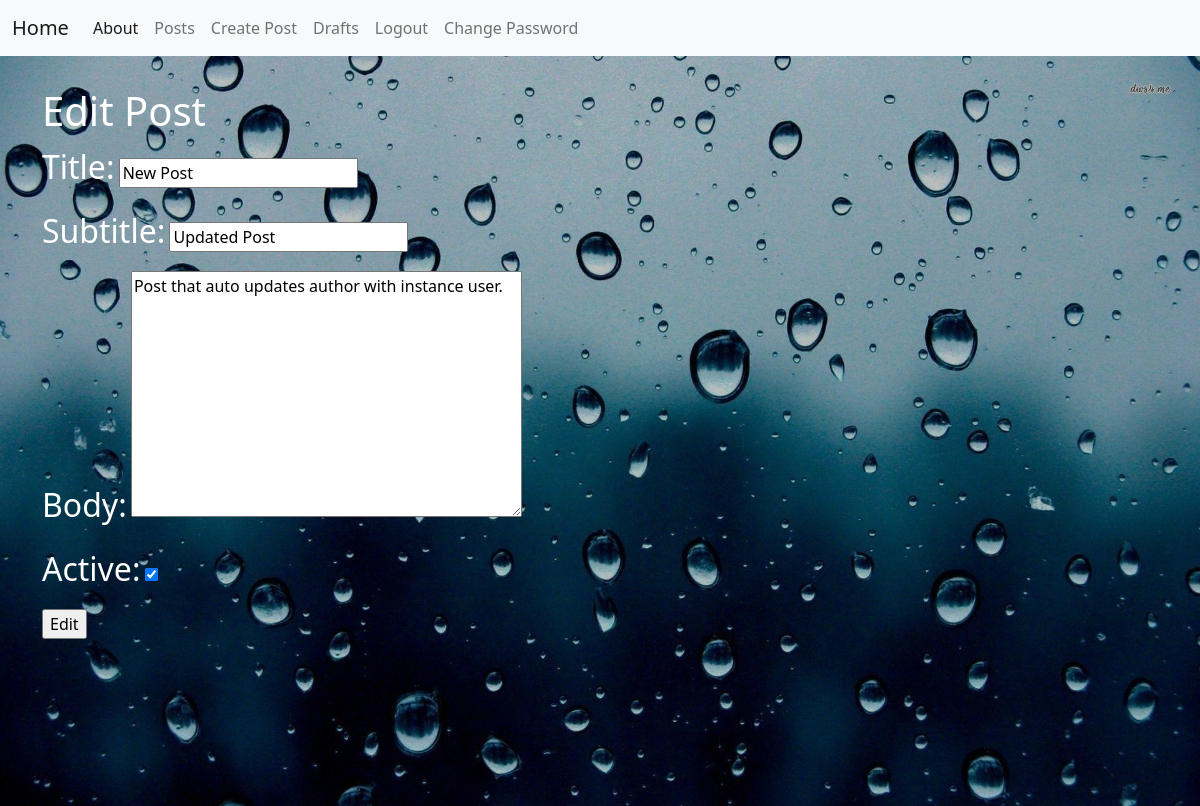
The page /posts/edit/12/ (signed in) on the database its author committed.
### posts/models.py (models this page shows, shortened)
class Post(models.Model):
    title = models.CharField(max_length=128)
    subtitle = models.CharField(max_length=128)
    author = models.ForeignKey(
        get_user_model(),
        on_delete=models.CASCADE
    )
    body = models.TextField()
    created_on = models.DateTimeField(auto_now_add=True)
    active = models.BooleanField(default=False)

### posts/views.py (the view)
# urls.py: path('edit/<int:pk>/', PostUpdateView.as_view(), name='post_edit'),
class PostUpdateView(LoginRequiredMixin, UserPassesTestMixin, UpdateView):
    template_name = "posts/edit.html"
    model = Post
    fields = ['title', 'subtitle', 'body', 'active']
    def test_func(self):
        post = self.get_object()
        return post.author == self.request.user

### templates/posts/edit.html (shortened to what this page needs)
{% extends 'base.html' %}
{% load static %}
{% block content %}
<h1>Edit Post</h1>
<form method="POST">
    {{ form.as_p }}
    <input type="submit" value="Edit">
</form>
{% endblock content %}

### static/css/base.css (style rules this page uses)
body { position: relative; }
label { font-size: 2rem; }
h1, .white-text, label, li, .helptext { color: white; }

### rows shown on the page
Post: title "New Post", subtitle "Updated Post", body "Post that auto updates author with instance user.", active "☑"
